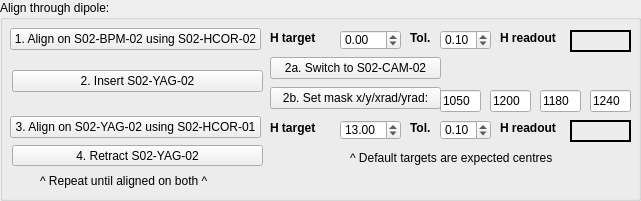
           <widget class="QGroupBox" name="groupBox_4">
            <property name="geometry">
             <rect>
              <x>10</x>
              <y>120</y>
              <width>641</width>
              <height>201</height>
             </rect>
            </property>
            <property name="font">
             <font>
              <weight>50</weight>
              <italic>false</italic>
              <bold>false</bold>
             </font>
            </property>
            <property name="title">
             <string>Align through dipole:</string>
            </property>
            <widget class="QPushButton" name="pushButton_Align_1">
             <property name="geometry">
              <rect>
               <x>10</x>
               <y>28</y>
               <width>251</width>
               <height>22</height>
              </rect>
             </property>
             <property name="text">
              <string>1. Align on S02-BPM-02 using S02-HCOR-02</string>
             </property>
             <property name="checked">
              <bool>false</bool>
             </property>
            </widget>
            <widget class="QPushButton" name="pushButton_Align_4">
             <property name="geometry">
              <rect>
               <x>12</x>
               <y>145</y>
               <width>251</width>
               <height>21</height>
              </rect>
             </property>
             <property name="text">
              <string>4. Retract S02-YAG-02</string>
             </property>
             <property name="checked">
              <bool>false</bool>
             </property>
            </widget>
            <widget class="QPushButton" name="pushButton_Align_2">
             <property name="geometry">
              <rect>
               <x>12</x>
               <y>70</y>
               <width>251</width>
               <height>22</height>
              </rect>
             </property>
             <property name="text">
              <string>2. Insert S02-YAG-02</string>
             </property>
             <property name="checked">
              <bool>false</bool>
             </property>
            </widget>
            <widget class="QLabel" name="label_4">
             <property name="geometry">
              <rect>
               <x>40</x>
               <y>173</y>
               <width>201</width>
               <height>16</height>
              </rect>
             </property>
             <property name="text">
              <string>^ Repeat until aligned on both ^</string>
             </property>
            </widget>
            <widget class="QPushButton" name="pushButton_Align_3">
             <property name="geometry">
              <rect>
               <x>10</x>
               <y>116</y>
               <width>251</width>
               <height>22</height>
              </rect>
             </property>
             <property name="text">
              <string>3. Align on S02-YAG-02 using S02-HCOR-01</string>
             </property>
             <property name="checked">
              <bool>false</bool>
             </property>
            </widget>
            <widget class="QPushButton" name="pushButton_Align_2_A">
             <property name="geometry">
              <rect>
               <x>270</x>
               <y>57</y>
               <width>171</width>
               <height>22</height>
              </rect>
             </property>
             <property name="sizePolicy">
              <sizepolicy hsizetype="Minimum" vsizetype="Fixed">
               <horstretch>0</horstretch>
               <verstretch>0</verstretch>
              </sizepolicy>
             </property>
             <property name="minimumSize">
              <size>
               <width>140</width>
               <height>0</height>
              </size>
             </property>
             <property name="maximumSize">
              <size>
               <width>371</width>
               <height>16777215</height>
              </size>
             </property>
             <property name="text">
              <string>2a. Switch to S02-CAM-02</string>
             </property>
             <property name="checked">
              <bool>false</bool>
             </property>
            </widget>
            <widget class="QPushButton" name="pushButton_Align_2_B">
             <property name="geometry">
              <rect>
               <x>270</x>
               <y>87</y>
               <width>171</width>
               <height>22</height>
              </rect>
             </property>
             <property name="sizePolicy">
              <sizepolicy hsizetype="Minimum" vsizetype="Fixed">
               <horstretch>0</horstretch>
               <verstretch>0</verstretch>
              </sizepolicy>
             </property>
             <property name="minimumSize">
              <size>
               <width>0</width>
               <height>0</height>
              </size>
             </property>
             <property name="maximumSize">
              <size>
               <width>371</width>
               <height>16777215</height>
              </size>
             </property>
             <property name="text">
              <string>2b. Set mask x/y/xrad/yrad:</string>
             </property>
             <property name="checked">
              <bool>false</bool>
             </property>
            </widget>
            <widget class="QDoubleSpinBox" name="doubleSpinBox_x_1">
             <property name="geometry">
              <rect>
               <x>340</x>
               <y>30</y>
               <width>61</width>
               <height>20</height>
              </rect>
             </property>
             <property name="minimum">
              <double>-100.000000000000000</double>
             </property>
             <property name="maximum">
              <double>100.000000000000000</double>
             </property>
             <property name="singleStep">
              <double>0.100000000000000</double>
             </property>
            </widget>
            <widget class="QLabel" name="label_12">
             <property name="geometry">
              <rect>
               <x>410</x>
               <y>30</y>
               <width>31</width>
               <height>16</height>
              </rect>
             </property>
             <property name="font">
              <font>
               <weight>75</weight>
               <bold>true</bold>
              </font>
             </property>
             <property name="text">
              <string>Tol.</string>
             </property>
            </widget>
            <widget class="QLabel" name="label_13">
             <property name="geometry">
              <rect>
               <x>270</x>
               <y>30</y>
               <width>61</width>
               <height>16</height>
              </rect>
             </property>
             <property name="font">
              <font>
               <weight>75</weight>
               <bold>true</bold>
              </font>
             </property>
             <property name="text">
              <string>H target</string>
             </property>
            </widget>
            <widget class="QDoubleSpinBox" name="doubleSpinBox_tol_1">
             <property name="geometry">
              <rect>
               <x>440</x>
               <y>30</y>
               <width>51</width>
               <height>20</height>
              </rect>
             </property>
             <property name="singleStep">
              <double>0.100000000000000</double>
             </property>
             <property name="value">
              <double>0.100000000000000</double>
             </property>
            </widget>
            <widget class="QDoubleSpinBox" name="doubleSpinBox_x_2">
             <property name="geometry">
              <rect>
               <x>340</x>
               <y>120</y>
               <width>61</width>
               <height>20</height>
              </rect>
             </property>
             <property name="minimum">
              <double>-100.000000000000000</double>
             </property>
             <property name="maximum">
              <double>100.000000000000000</double>
             </property>
             <property name="singleStep">
              <double>0.100000000000000</double>
             </property>
             <property name="value">
              <double>13.000000000000000</double>
             </property>
            </widget>
            <widget class="QLabel" name="label_14">
             <property name="geometry">
              <rect>
               <x>270</x>
               <y>120</y>
               <width>61</width>
               <height>16</height>
              </rect>
             </property>
             <property name="font">
              <font>
               <weight>75</weight>
               <bold>true</bold>
              </font>
             </property>
             <property name="text">
              <string>H target</string>
             </property>
            </widget>
            <widget class="QDoubleSpinBox" name="doubleSpinBox_tol_2">
             <property name="geometry">
              <rect>
               <x>440</x>
               <y>120</y>
               <width>51</width>
               <height>20</height>
              </rect>
             </property>
             <property name="singleStep">
              <double>0.100000000000000</double>
             </property>
             <property name="value">
              <double>0.100000000000000</double>
             </property>
            </widget>
            <widget class="QLabel" name="label_15">
             <property name="geometry">
              <rect>
               <x>410</x>
               <y>120</y>
               <width>31</width>
               <height>16</height>
              </rect>
             </property>
             <property name="font">
              <font>
               <weight>75</weight>
               <bold>true</bold>
              </font>
             </property>
             <property name="text">
              <string>Tol.</string>
             </property>
            </widget>
            <widget class="QLabel" name="label_16">
             <property name="geometry">
              <rect>
               <x>500</x>
               <y>30</y>
               <width>71</width>
               <height>16</height>
              </rect>
             </property>
             <property name="font">
              <font>
               <weight>75</weight>
               <bold>true</bold>
              </font>
             </property>
             <property name="text">
              <string>H readout</string>
             </property>
            </widget>
            <widget class="QLabel" name="label_H_1">
             <property name="geometry">
              <rect>
               <x>570</x>
               <y>30</y>
               <width>61</width>
               <height>22</height>
              </rect>
             </property>
             <property name="layoutDirection">
              <enum>Qt::LeftToRight</enum>
             </property>
             <property name="frameShape">
              <enum>QFrame::WinPanel</enum>
             </property>
             <property name="text">
              <string/>
             </property>
             <property name="alignment">
              <set>Qt::AlignLeading|Qt::AlignLeft|Qt::AlignVCenter</set>
             </property>
            </widget>
            <widget class="QLabel" name="label_H_2">
             <property name="geometry">
              <rect>
               <x>570</x>
               <y>120</y>
               <width>61</width>
               <height>22</height>
              </rect>
             </property>
             <property name="layoutDirection">
              <enum>Qt::LeftToRight</enum>
             </property>
             <property name="frameShape">
              <enum>QFrame::WinPanel</enum>
             </property>
             <property name="text">
              <string/>
             </property>
             <property name="alignment">
              <set>Qt::AlignLeading|Qt::AlignLeft|Qt::AlignVCenter</set>
             </property>
            </widget>
            <widget class="QLineEdit" name="lineEdit_maskX">
             <property name="geometry">
              <rect>
               <x>440</x>
               <y>90</y>
               <width>41</width>
               <height>22</height>
              </rect>
             </property>
             <property name="sizePolicy">
              <sizepolicy hsizetype="Preferred" vsizetype="Fixed">
               <horstretch>0</horstretch>
               <verstretch>0</verstretch>
              </sizepolicy>
             </property>
             <property name="text">
              <string>1050</string>
             </property>
            </widget>
            <widget class="QLineEdit" name="lineEdit_maskY">
             <property name="geometry">
              <rect>
               <x>490</x>
               <y>90</y>
               <width>41</width>
               <height>22</height>
              </rect>
             </property>
             <property name="sizePolicy">
              <sizepolicy hsizetype="Preferred" vsizetype="Fixed">
               <horstretch>0</horstretch>
               <verstretch>0</verstretch>
              </sizepolicy>
             </property>
             <property name="text">
              <string>1200</string>
             </property>
            </widget>
            <widget class="QLineEdit" name="lineEdit_maskXRad">
             <property name="geometry">
              <rect>
               <x>540</x>
               <y>90</y>
               <width>41</width>
               <height>22</height>
              </rect>
             </property>
             <property name="sizePolicy">
              <sizepolicy hsizetype="Preferred" vsizetype="Fixed">
               <horstretch>0</horstretch>
               <verstretch>0</verstretch>
              </sizepolicy>
             </property>
             <property name="text">
              <string>1180</string>
             </property>
            </widget>
            <widget class="QLineEdit" name="lineEdit_maskYRad">
             <property name="geometry">
              <rect>
               <x>590</x>
               <y>90</y>
               <width>41</width>
               <height>22</height>
              </rect>
             </property>
             <property name="sizePolicy">
              <sizepolicy hsizetype="Preferred" vsizetype="Fixed">
               <horstretch>0</horstretch>
               <verstretch>0</verstretch>
              </sizepolicy>
             </property>
             <property name="text">
              <string>1240</string>
             </property>
            </widget>
            <widget class="QLabel" name="label_17">
             <property name="geometry">
              <rect>
               <x>500</x>
               <y>120</y>
               <width>71</width>
               <height>16</height>
              </rect>
             </property>
             <property name="font">
              <font>
               <weight>75</weight>
               <bold>true</bold>
              </font>
             </property>
             <property name="text">
              <string>H readout</string>
             </property>
            </widget>
            <widget class="QLabel" name="label_5">
             <property name="geometry">
              <rect>
               <x>350</x>
               <y>150</y>
               <width>231</width>
               <height>16</height>
              </rect>
             </property>
             <property name="text">
              <string>^ Default targets are expected centres</string>
             </property>
            </widget>
           </widget>
